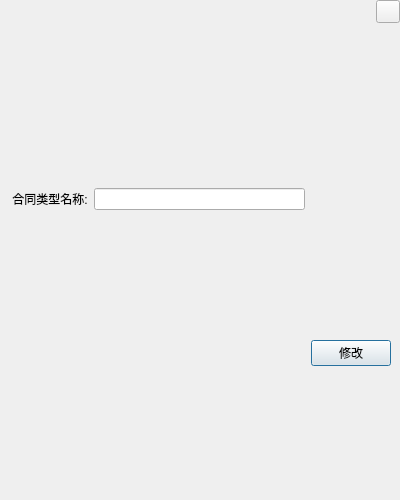
<?xml version="1.0" encoding="UTF-8"?>
<ui version="4.0">
 <class>FrmContractTypeEdit</class>
 <widget class="QDialog" name="FrmContractTypeEdit">
  <property name="geometry">
   <rect>
    <x>0</x>
    <y>0</y>
    <width>400</width>
    <height>500</height>
   </rect>
  </property>
  <property name="windowTitle">
   <string>Dialog</string>
  </property>
  <layout class="QGridLayout" name="gridLayout_3" rowstretch="1,9">
   <property name="leftMargin">
    <number>0</number>
   </property>
   <property name="topMargin">
    <number>0</number>
   </property>
   <property name="rightMargin">
    <number>0</number>
   </property>
   <property name="bottomMargin">
    <number>0</number>
   </property>
   <item row="0" column="0">
    <widget class="QWidget" name="widget" native="true">
     <layout class="QHBoxLayout" name="horizontalLayout">
      <property name="topMargin">
       <number>0</number>
      </property>
      <property name="rightMargin">
       <number>0</number>
      </property>
      <property name="bottomMargin">
       <number>0</number>
      </property>
      <item>
       <widget class="QLabel" name="labTitle">
        <property name="text">
         <string/>
        </property>
       </widget>
      </item>
      <item>
       <spacer name="horizontalSpacer">
        <property name="orientation">
         <enum>Qt::Horizontal</enum>
        </property>
        <property name="sizeHint" stdset="0">
         <size>
          <width>40</width>
          <height>20</height>
         </size>
        </property>
       </spacer>
      </item>
      <item>
       <widget class="QWidget" name="widget_3" native="true">
        <layout class="QGridLayout" name="gridLayout">
         <property name="leftMargin">
          <number>0</number>
         </property>
         <property name="topMargin">
          <number>0</number>
         </property>
         <property name="rightMargin">
          <number>0</number>
         </property>
         <property name="bottomMargin">
          <number>0</number>
         </property>
         <item row="0" column="0">
          <widget class="QToolButton" name="toolButton">
           <property name="text">
            <string/>
           </property>
          </widget>
         </item>
         <item row="1" column="0">
          <spacer name="verticalSpacer">
           <property name="orientation">
            <enum>Qt::Vertical</enum>
           </property>
           <property name="sizeHint" stdset="0">
            <size>
             <width>20</width>
             <height>40</height>
            </size>
           </property>
          </spacer>
         </item>
        </layout>
       </widget>
      </item>
     </layout>
    </widget>
   </item>
   <item row="1" column="0">
    <widget class="QWidget" name="widget_2" native="true">
     <layout class="QGridLayout" name="gridLayout_2">
      <item row="0" column="1">
       <widget class="QLineEdit" name="editName"/>
      </item>
      <item row="3" column="2">
       <widget class="QPushButton" name="btnEdit">
        <property name="text">
         <string>修改</string>
        </property>
       </widget>
      </item>
      <item row="0" column="0">
       <widget class="QLabel" name="label_2">
        <property name="text">
         <string> 合同类型名称:</string>
        </property>
       </widget>
      </item>
     </layout>
    </widget>
   </item>
  </layout>
 </widget>
 <resources/>
 <connections/>
</ui>
